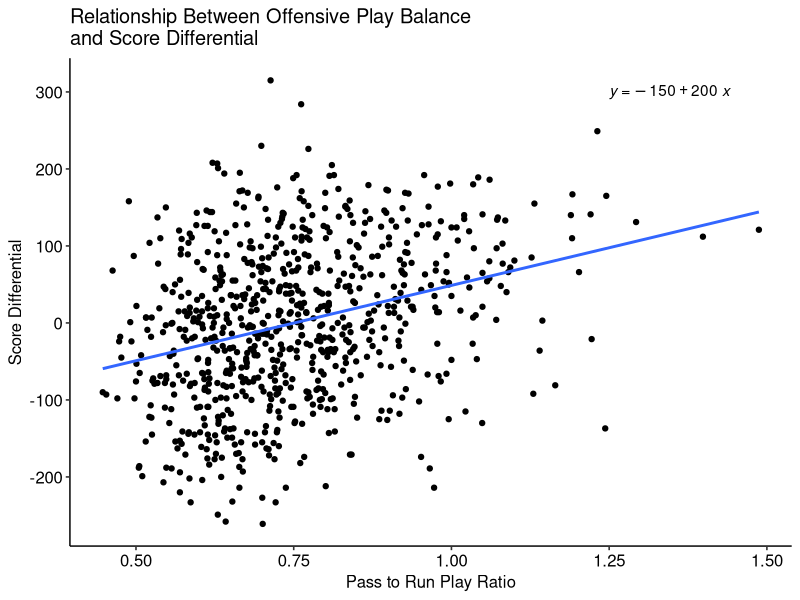
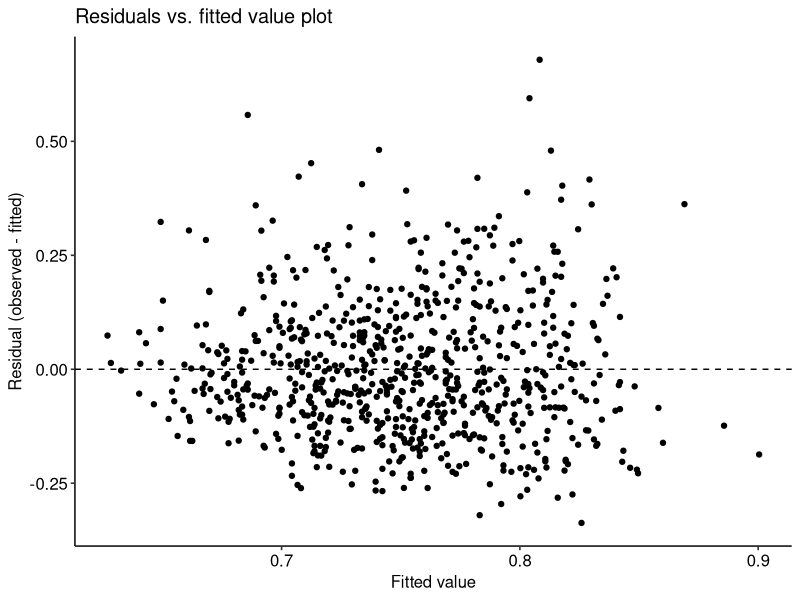

These figures' R source, in order:
## ---- chunk 1
#| include: false
#| warning: false
#| message: false
# load libraries
library(tidyverse)
library(palmerpenguins)
library(ggpubr)
library(patchwork)
## ---- chunk 2
#| echo: false
#| warning: false
#| message: false
#| fig-cap: "Scatter plot of pass/run play ratio (x-axis) and total wins (y-axis) with fitted linear regression model."

# read in nfl data
nfl_data <- read_csv("../data/nfl-team-statistics.csv")

# calculate offense play balance by ratio
nfl_data <- nfl_data |>
  mutate(
    offense_balance = offense_n_plays_run / offense_n_plays_pass
  )

# plot
ggplot(nfl_data, aes(x = offense_balance, y = score_differential)) +
  geom_point() +
  geom_smooth(method = "lm", se = FALSE) +
  stat_regline_equation(label.x = 1.25, label.y = 300) +
  theme_pubr() +
  ylab("Score Differential") +
  xlab("Pass to Run Play Ratio") +
  ggtitle("Relationship Between Offensive Play Balance\nand Score Differential")
## ---- chunk 3
#| echo: false
#| warning: false
#| message: false
lm_fit <- lm(offense_balance ~ score_differential, data = nfl_data)
## ---- chunk 4
#| echo: false
#| warning: false
#| message: false
#| fig-cap: "Scatter plot of fitted values (x-axis) and residuals (y-axis) for a simple linear regression with body mass (g) as the response and flipper length (mm) as the predictor."
plot_dat <- data.frame(
  resid = resid(lm_fit),
  fitted = fitted(lm_fit)
)
ggplot(plot_dat, aes(x = fitted, y = resid)) +
  geom_point() +
  geom_hline(yintercept = 0, linetype = "dashed") +
  theme_pubr() +
  ylab("Residual (observed - fitted)") +
  xlab("Fitted value") +
  ggtitle("Residuals vs. fitted value plot")
